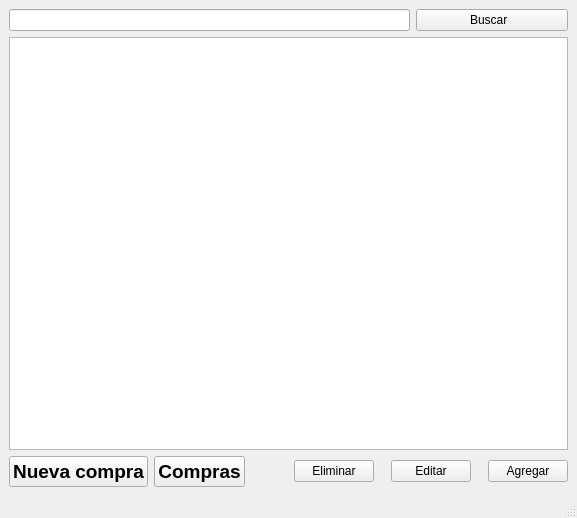
<?xml version="1.0" encoding="UTF-8"?>
<ui version="4.0">
 <class>MainWindow</class>
 <widget class="QMainWindow" name="MainWindow">
  <property name="geometry">
   <rect>
    <x>0</x>
    <y>0</y>
    <width>577</width>
    <height>518</height>
   </rect>
  </property>
  <property name="windowTitle">
   <string>Tabla con productos</string>
  </property>
  <widget class="QWidget" name="centralwidget">
   <layout class="QVBoxLayout" name="verticalLayout_3">
    <item>
     <layout class="QHBoxLayout" name="horizontalLayout">
      <property name="rightMargin">
       <number>0</number>
      </property>
      <item>
       <widget class="QLineEdit" name="lineEdit"/>
      </item>
      <item>
       <widget class="QPushButton" name="btn_buscar">
        <property name="text">
         <string>               Buscar                 </string>
        </property>
       </widget>
      </item>
     </layout>
    </item>
    <item>
     <layout class="QVBoxLayout" name="verticalLayout_2">
      <item>
       <widget class="QTableView" name="tableView"/>
      </item>
      <item>
       <layout class="QHBoxLayout" name="horizontalLayout_3">
        <item>
         <layout class="QHBoxLayout" name="horizontalLayout_4">
          <item>
           <widget class="QPushButton" name="btn_nuevacompra">
            <property name="font">
             <font>
              <pointsize>14</pointsize>
              <weight>75</weight>
              <bold>true</bold>
             </font>
            </property>
            <property name="text">
             <string>Nueva compra</string>
            </property>
           </widget>
          </item>
          <item>
           <widget class="QPushButton" name="btn_compras">
            <property name="font">
             <font>
              <pointsize>14</pointsize>
              <weight>75</weight>
              <bold>true</bold>
             </font>
            </property>
            <property name="text">
             <string>Compras</string>
            </property>
           </widget>
          </item>
         </layout>
        </item>
        <item>
         <spacer name="horizontalSpacer">
          <property name="orientation">
           <enum>Qt::Horizontal</enum>
          </property>
          <property name="sizeHint" stdset="0">
           <size>
            <width>40</width>
            <height>20</height>
           </size>
          </property>
         </spacer>
        </item>
        <item>
         <spacer name="horizontalSpacer_4">
          <property name="orientation">
           <enum>Qt::Horizontal</enum>
          </property>
          <property name="sizeHint" stdset="0">
           <size>
            <width>40</width>
            <height>20</height>
           </size>
          </property>
         </spacer>
        </item>
        <item>
         <spacer name="horizontalSpacer_6">
          <property name="orientation">
           <enum>Qt::Horizontal</enum>
          </property>
          <property name="sizeHint" stdset="0">
           <size>
            <width>40</width>
            <height>20</height>
           </size>
          </property>
         </spacer>
        </item>
        <item>
         <spacer name="horizontalSpacer_5">
          <property name="orientation">
           <enum>Qt::Horizontal</enum>
          </property>
          <property name="sizeHint" stdset="0">
           <size>
            <width>40</width>
            <height>20</height>
           </size>
          </property>
         </spacer>
        </item>
        <item>
         <widget class="QPushButton" name="btn_eliminar">
          <property name="text">
           <string>Eliminar</string>
          </property>
         </widget>
        </item>
        <item>
         <spacer name="horizontalSpacer_2">
          <property name="orientation">
           <enum>Qt::Horizontal</enum>
          </property>
          <property name="sizeHint" stdset="0">
           <size>
            <width>40</width>
            <height>20</height>
           </size>
          </property>
         </spacer>
        </item>
        <item>
         <widget class="QPushButton" name="btn_editar">
          <property name="text">
           <string>Editar</string>
          </property>
         </widget>
        </item>
        <item>
         <spacer name="horizontalSpacer_3">
          <property name="orientation">
           <enum>Qt::Horizontal</enum>
          </property>
          <property name="sizeHint" stdset="0">
           <size>
            <width>40</width>
            <height>20</height>
           </size>
          </property>
         </spacer>
        </item>
        <item>
         <widget class="QPushButton" name="btn_agregar">
          <property name="text">
           <string>Agregar</string>
          </property>
         </widget>
        </item>
       </layout>
      </item>
     </layout>
    </item>
   </layout>
  </widget>
  <widget class="QStatusBar" name="statusbar"/>
 </widget>
 <resources/>
 <connections/>
</ui>
